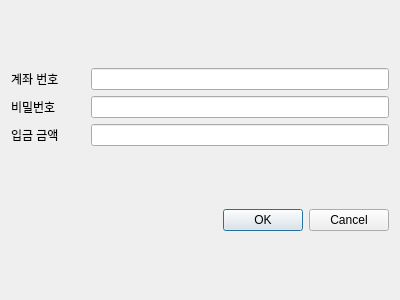
<?xml version="1.0" encoding="UTF-8"?>
<ui version="4.0">
 <class>DepositDialog</class>
 <widget class="QDialog" name="DepositDialog">
  <property name="geometry">
   <rect>
    <x>0</x>
    <y>0</y>
    <width>400</width>
    <height>300</height>
   </rect>
  </property>
  <property name="windowTitle">
   <string>입금</string>
  </property>
  <layout class="QGridLayout" name="gridLayout_2">
   <item row="0" column="0">
    <layout class="QGridLayout" name="gridLayout" columnstretch="1,4">
     <item row="0" column="1">
      <widget class="QLineEdit" name="d_acc_le"/>
     </item>
     <item row="1" column="0">
      <widget class="QLabel" name="d_pass_lbl">
       <property name="text">
        <string>비밀번호</string>
       </property>
      </widget>
     </item>
     <item row="1" column="1">
      <widget class="QLineEdit" name="d_pass_le">
       <property name="echoMode">
        <enum>QLineEdit::EchoMode::Password</enum>
       </property>
      </widget>
     </item>
     <item row="0" column="0">
      <widget class="QLabel" name="d_acc_lbl">
       <property name="layoutDirection">
        <enum>Qt::LayoutDirection::LeftToRight</enum>
       </property>
       <property name="text">
        <string>계좌 번호</string>
       </property>
      </widget>
     </item>
     <item row="2" column="0">
      <widget class="QLabel" name="d_amount_lbl">
       <property name="text">
        <string>입금 금액</string>
       </property>
      </widget>
     </item>
     <item row="2" column="1">
      <widget class="QLineEdit" name="d_amount_le"/>
     </item>
    </layout>
   </item>
   <item row="1" column="0">
    <widget class="QDialogButtonBox" name="buttonBox">
     <property name="orientation">
      <enum>Qt::Orientation::Horizontal</enum>
     </property>
     <property name="standardButtons">
      <set>QDialogButtonBox::StandardButton::Cancel|QDialogButtonBox::StandardButton::Ok</set>
     </property>
    </widget>
   </item>
  </layout>
 </widget>
 <resources/>
 <connections>
  <connection>
   <sender>buttonBox</sender>
   <signal>accepted()</signal>
   <receiver>DepositDialog</receiver>
   <slot>accept()</slot>
   <hints>
    <hint type="sourcelabel">
     <x>248</x>
     <y>254</y>
    </hint>
    <hint type="destinationlabel">
     <x>157</x>
     <y>274</y>
    </hint>
   </hints>
  </connection>
  <connection>
   <sender>buttonBox</sender>
   <signal>rejected()</signal>
   <receiver>DepositDialog</receiver>
   <slot>reject()</slot>
   <hints>
    <hint type="sourcelabel">
     <x>316</x>
     <y>260</y>
    </hint>
    <hint type="destinationlabel">
     <x>286</x>
     <y>274</y>
    </hint>
   </hints>
  </connection>
 </connections>
</ui>
